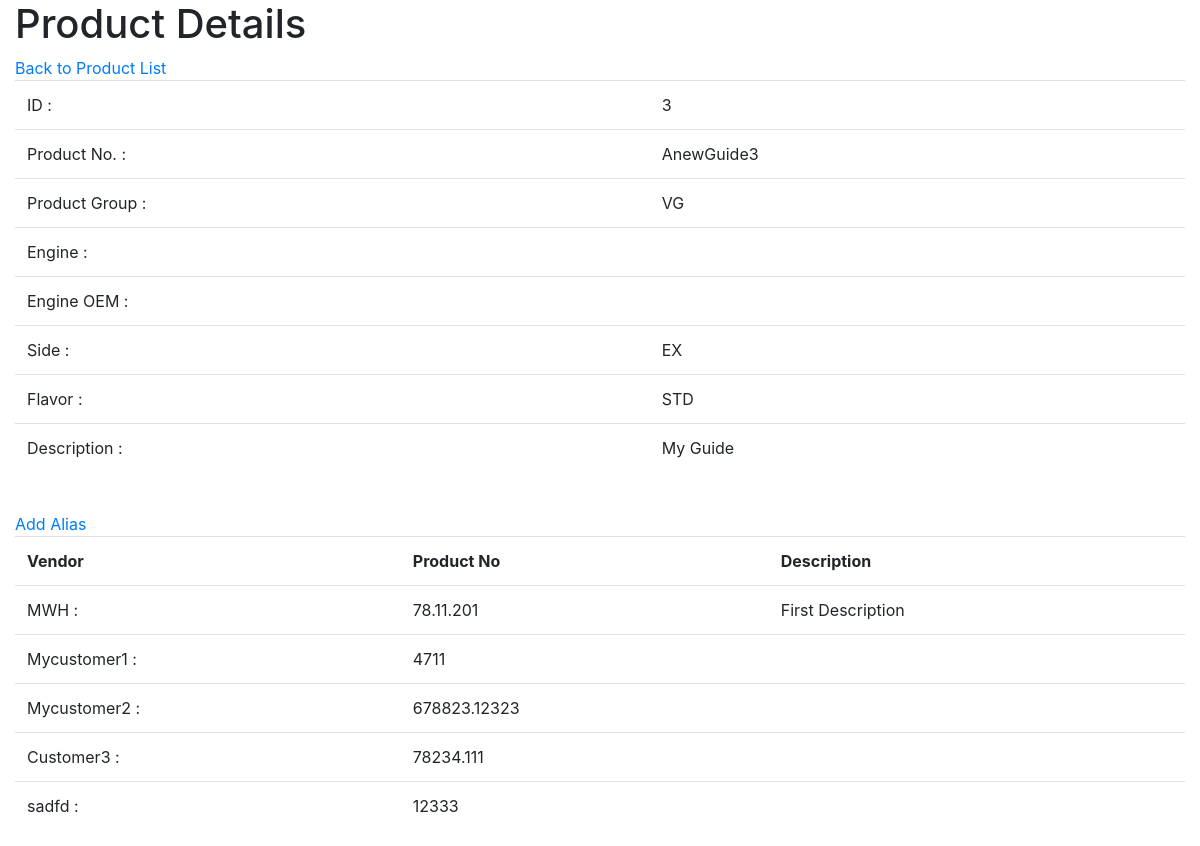
Page /products/3/ on the committed database.
### products/models.py (models this page shows, shortened)
class Product(models.Model):
    PRODUCT_GROUPS = (
        ('VG', 'Valve Guide'),
        ('VS', 'Valve Seat'),
        ('EV', 'Engine Valve'),
        ('EVO', 'Engine Valve Other'),
        ('NGP', '(Normalien)Guide Pin'),
        ('NLS', '(Normalien)Limit Switch'),
        ('NLS', '(Normalien)Other'),
        ('O', 'Other'),
    )
    product_no = models.CharField(max_length=50, unique=True, verbose_name="Product No.")
    product_group = models.CharField(max_length=50, choices=PRODUCT_GROUPS, default="O", verbose_name="Product Group")
    engine = models.CharField(max_length=50, blank=True, verbose_name="Engine")
    oem = models.CharField(max_length=50, blank=True, verbose_name="Engine OEM")
    side = models.CharField(max_length=50, choices=(('IN', 'Inlet'), ('EX', 'Exhaust'), ('IN/EX', 'Inlet/Exhaust')),
                            blank=True, verbose_name="Side")
    flavor = models.CharField(max_length=50, choices=(('STD', 'Standard'), ('OVZ', 'Oversize'), ('TUN', 'Tuning'),
                                                       ('OTH','Other')),
                            blank=True, verbose_name="Flavor")
    description = models.TextField(max_length=200, blank=True, verbose_name="Description")
    def get_absolute_url(self):
        return "/products/%i/" % self.id

class ProductAlias(models.Model):
    product = models.ForeignKey(Product)
    vendor = models.TextField(max_length=200, verbose_name="Vendor")
    product_no = models.TextField(max_length=50, unique=True, verbose_name="Product No.")
    description = models.TextField(max_length=200, blank=True, verbose_name="Description")

### products/views.py (the view)
# urls.py: url(r'^(?P<pk>\d+)/$', views.ProductDetailView.as_view(), name='product_detail'),
class ProductDetailView(generic.DetailView):
    model = models.Product
    template_name = 'product_detail.html'
    def get_context_data(self, **kwargs):
         context = super(ProductDetailView, self).get_context_data(**kwargs)
         fields = self.object._meta.fields
         values = [getattr(self.object, f.name) for f in fields]
         field_names = [f.verbose_name for f in fields]
         object_dict = dict(zip(field_names,values))
         context['object_dict'] = object_dict
         return context

### templates/product_detail.html (shortened to what this page needs)
{% extends 'base.html' %}
{% block  header_text%} Product Details {% endblock %}
{% block  page_content%}
    <a id="id_product_list_link" href="/products/">Back to Product List</a><br/>
    <table class="table" id="id_product_detail_table">
        {% for key,value in object_dict.items %}<tr><td>{{ key }} : </td><td>{{ value }}</td></tr> {% endfor %}
    </table>
    <a id="add_alias_link" href= {{ object.get_absolute_url}}add_alias/>Add Alias</a><br/>
    <table class="table" id="id_product_detail_table">
        <tr>
                <th>Vendor</th>
                <th>Product No</th>
                <th>Description</th>
        </tr>
        {% for alias in object.productalias_set.all %}<tr><td>{{ alias.vendor }} : </td><td>{{ alias.product_no }}</td> <td>{{ alias.description }}</td></tr> {% endfor %}
    </table>
{% endblock %}

### rows in the picture
Product: object_dict "AnewGuide3" "VG" "EX" "STD" "My Guide"
ProductAlias: vendor "MWH", product_no "78.11.201", description "First Description"
ProductAlias: vendor "Mycustomer1", product_no "4711"
ProductAlias: vendor "Mycustomer2", product_no "678823.12323"
ProductAlias: vendor "Customer3", product_no "78234.111"
ProductAlias: vendor "sadfd", product_no "12333"

### other values in the picture
{{ key }} "ID" "Product No." "Product Group" "Engine" "Engine OEM" "Side" "Flavor" "Description"
{{ value }} "3"
